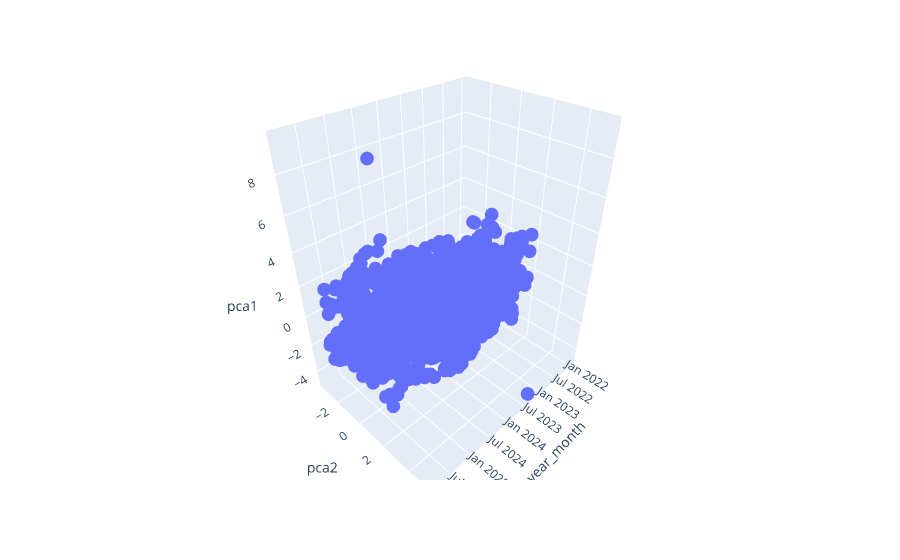

The notebook cell this image was saved under:
### Code cell
import plotly.express as pe
# тяжело читать график
pe.scatter_3d(data_frame=monthly_vectors, x='year_month', y='pca2', z='pca1')

### Figure 1 — Plotly figure (JSON) as saved in the notebook; plotly's stock layout.template omitted (floating-point values rounded to 4 significant figures; data arrays with more than 128 entries replaced by an {"elided": "..."} marker saying what was removed)
{"data": [{"hovertemplate": "year_month=%{x}<br>pca2=%{y}<br>pca1=%{z}<extra></extra>", "legendgroup": "", "marker": {"color": "#636efa", "symbol": "circle"}, "mode": "markers", "name": "", "scene": "scene", "showlegend": false, "type": "scatter3d", "x": {"elided": "1763 str values"}, "y": {"elided": "1763 float values"}, "z": {"elided": "1763 float values"}}], "layout": {"legend": {"tracegroupgap": 0}, "margin": {"t": 60}, "scene": {"domain": {"x": [0, 1], "y": [0, 1]}, "xaxis": {"title": {"text": "year_month"}}, "yaxis": {"title": {"text": "pca2"}}, "zaxis": {"title": {"text": "pca1"}}}}}
